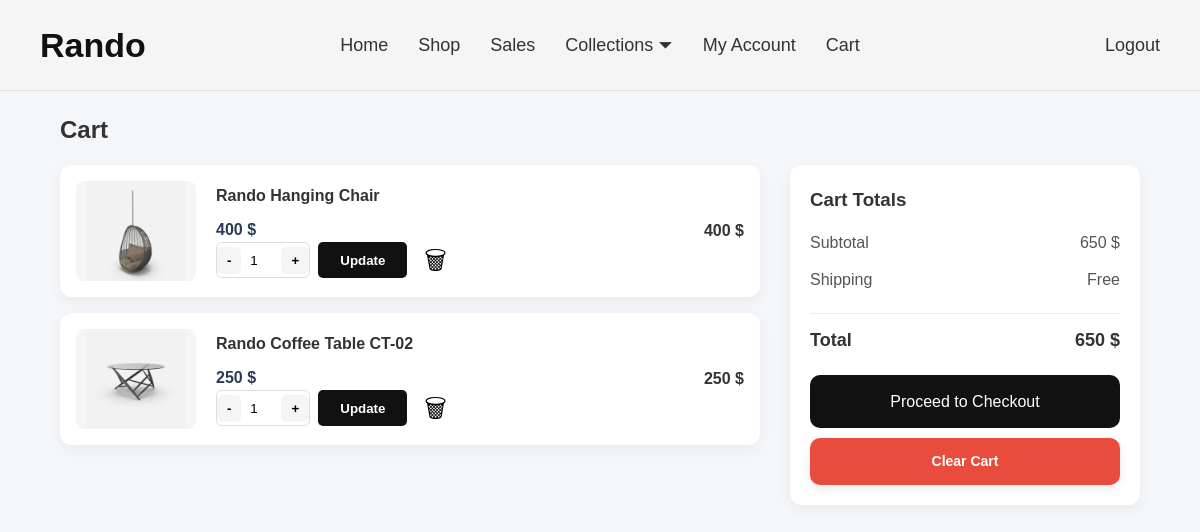
Screenshot of /shop_db/shop_db/index.php?action=cart (signed in) with the database file from the repository.
### tables this page shows
CREATE TABLE `cart` (
  `id` int(11) NOT NULL,
  `account_id` int(11) DEFAULT NULL,
  `product_id` int(11) DEFAULT NULL,
  `quantity` int(11) DEFAULT NULL
);

CREATE TABLE `product` (
  `id` int(11) NOT NULL,
  `name` varchar(255) NOT NULL,
  `image` varchar(255) NOT NULL,
  `price` decimal(10,2) NOT NULL,
  `stock` int(11) DEFAULT 0,
  `description` text DEFAULT NULL,
  `category_id` int(11) DEFAULT NULL,
  `status` enum('active','inactive') DEFAULT 'active',
  `created_at` timestamp NOT NULL DEFAULT current_timestamp(),
  `on_sale` tinyint(1) NOT NULL DEFAULT 0,
  `sale_price` decimal(10,2) DEFAULT NULL
);

### shop_db/shop_db/controllers/client/cartController.php (called while the page is built, shortened)
<?php
require_once __DIR__ . "/../../models/cartModel.php";
class CartController {
    private $cartModel;
    public function __construct($db) {
        $this->cartModel = new Cart($db);
    }
    public function index() {
        $account_id = $_SESSION['account_id'];
        $cartItems = $this->cartModel->getByAccount($account_id);
        require __DIR__ . "/../../views/client/cart/index.php";
    }
}

### shop_db/shop_db/models/cartModel.php (called while the page is built, shortened)
<?php
class Cart{
    private $conn;
    private $table = "cart";
    public function __construct($db) {
        $this->conn = $db;
    }
    public function getByAccount($account_id){
        $sql = "SELECT cart.*, product.name, product.price, product.image
        FROM " . $this->table . "
        JOIN product ON cart.product_id = product.id
        WHERE cart.account_id = $account_id";
        return mysqli_query($this->conn, $sql);
        $data = [];
        return $data;
    }
}

### shop_db/shop_db/views/client/cart/index.php (the view, shortened to what this page needs)
<?php include __DIR__ . "/../layout/header.php"; ?>
<div class="container cart-page">
    <h2>Cart</h2>
    <?php if (!empty($cartItems)): ?>
        <?php $total = 0; ?>
        <div class="cart-layout">
            <div class="cart-items">
                <?php foreach ($cartItems as $row): ?>
                    <?php
                        $subtotal = $row['price'] * $row['quantity'];
                        $total += $subtotal;
                    ?>
                    <div class="cart-item-modern">
                        <img src="/shop_db/public/uploads/<?php echo $row['image']; ?>" class="cart-img-modern">
                        <div class="cart-info">
                            <h4><?php echo $row['name']; ?></h4>
                            <div class="cart-price">
                                <span class="new"><?php echo number_format($row['price']); ?> $</span>
                            </div>
                            <div class="cart-actions">
                                <form method="POST" action="/shop_db/index.php?action=update_cart">
                                    <div class="qty-box">
                                        <button type="button" onclick="this.parentNode.querySelector('input').stepDown()">-</button>
                                        <input type="number"
                                               name="quantity"
                                               value="<?php echo $row['quantity']; ?>"
                                               min="1">
                                        <button type="button" onclick="this.parentNode.querySelector('input').stepUp()">+</button>
                                    </div>
                                    <button class="btn" type="submit">Update</button>
                                </form>
                                <a href="/shop_db/index.php?action=delete_from_cart&id=<?php echo $row['id']; ?>"
                                   class="remove-btn">
                                    🗑
                                </a>
                            </div>
                        </div>
                        <div class="cart-total">
                            <?php echo number_format($subtotal); ?> $
                        </div>
                    </div>
                <?php endforeach; ?>
            </div>
            <div class="cart-summary">
                <h3>Cart Totals</h3>
                <div class="summary-row">
                    <span>Subtotal</span>
                    <span><?php echo number_format($total); ?> $</span>
                </div>
                <div class="summary-row">
                    <span>Shipping</span>
                    <span>Free</span>
                </div>
                <div class="summary-total">
                    <span>Total</span>
                    <span><?php echo number_format($total); ?> $</span>
                </div>
                <a href="/shop_db/index.php?action=checkout" class="checkout-btn">
                    Proceed to Checkout
                </a>
                <a href="/shop_db/index.php?action=clear_cart" class="btn-danger" style="width:100%; margin-top:10px; text-align:center;">
                    Clear Cart
                </a>
            </div>
        </div>
    <?php endif; ?>
</div>
<?php include __DIR__ . "/../layout/footer.php"; ?>

### shop_db/shop_db/public/css/style.css (style rules this page uses)
* { margin: 0; padding: 0; box-sizing: border-box; font-family: Arial, sans-serif; }
body { background: #f5f6fa; color: #333; line-height: 1.6; }
.container { width: 90%; max-width: 1200px; margin: 20px auto; }
h1, h2, h3 { margin-bottom: 15px; }
a { text-decoration: none; }
.btn, .btn-danger, .btn-success, .admin-btn, button { width: fit-content; border-radius: 5px; display: inline-block; padding: 10px 14px; border: none; text-decoration: none; cursor: pointer; font-weight: 600; text-align: center; transition: 0.3s ease; }
.btn { background: #111; color: #fff; padding: 12px 22px; }
.cart-actions .btn, .remove-btn { height: 36px; display: inline-flex; align-items: center; justify-content: center; }
.cart-layout { display: grid; grid-template-columns: 2fr 1fr; gap: 30px; align-items: start; }
.cart-items { display: flex; flex-direction: column; gap: 16px; }
.cart-item-modern { display: grid; grid-template-columns: 120px 1fr 120px; gap: 20px; background: #fff; padding: 16px; border-radius: 12px; align-items: center; box-shadow: 0 4px 14px rgba(0,0,0,0.05); }
.cart-img-modern { width: 100%; height: 100px; object-fit: contain; background: #f5f5f5; border-radius: 8px; }
.cart-info h4 { font-size: 16px; margin-bottom: 8px; }
.cart-price .new { font-weight: bold; color: #2b3a55; }
.cart-actions { display: flex; gap: 10px; align-items: center; }
.cart-actions form { display: flex; gap: 8px; align-items: center; margin: 0; }
.qty-box { display: flex; height: 36px; align-items: center; border: 1px solid #ddd; border-radius: 6px; overflow: hidden; }
.qty-box button { padding: 6px 10px; background: #f5f5f5; border: none; cursor: pointer; }
.qty-box input { width: 40px; text-align: center; border: none; }
.remove-btn { color: #000000; width: 36px; font-size: 25px; line-height: 1; }
.cart-total { font-weight: bold; text-align: right; }
.cart-summary { background: #fff; padding: 20px; border-radius: 12px; box-shadow: 0 4px 14px rgba(0,0,0,0.05); position: sticky; top: 20px; }
.summary-row { display: flex; justify-content: space-between; margin: 12px 0; color: #555; }
.summary-total { display: flex; justify-content: space-between; font-size: 18px; font-weight: bold; margin-top: 20px; border-top: 1px solid #eee; padding-top: 12px; }
.checkout-btn { display: block; width: 100%; text-align: center; margin-top: 20px; background: #111; color: #fff; padding: 14px; border-radius: 10px; }
.admin-btn, .btn-danger { border-radius: 10px; padding: 12px 18px; font-size: 14px; box-shadow: 0 4px 12px rgba(0,0,0,0.08); }
.btn-danger { background: #e74c3c; color: #fff; }

### rows the page displays
cart: product.image (picture), product.name "Rando Hanging Chair", product.price "400", quantity "1", subtotal "400"
cart: product.image (picture), product.name "Rando Coffee Table CT-02", product.price "250", quantity "1", subtotal "250"

### other values shown
$total "650"
